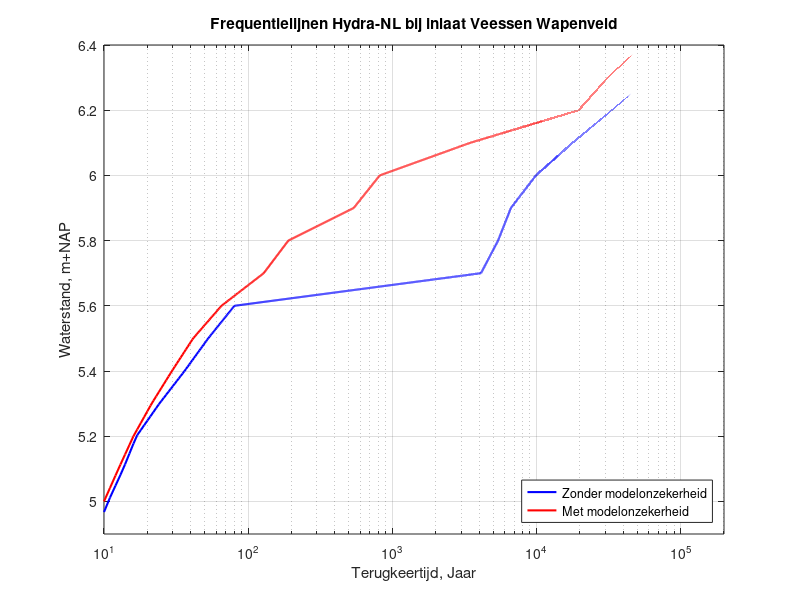
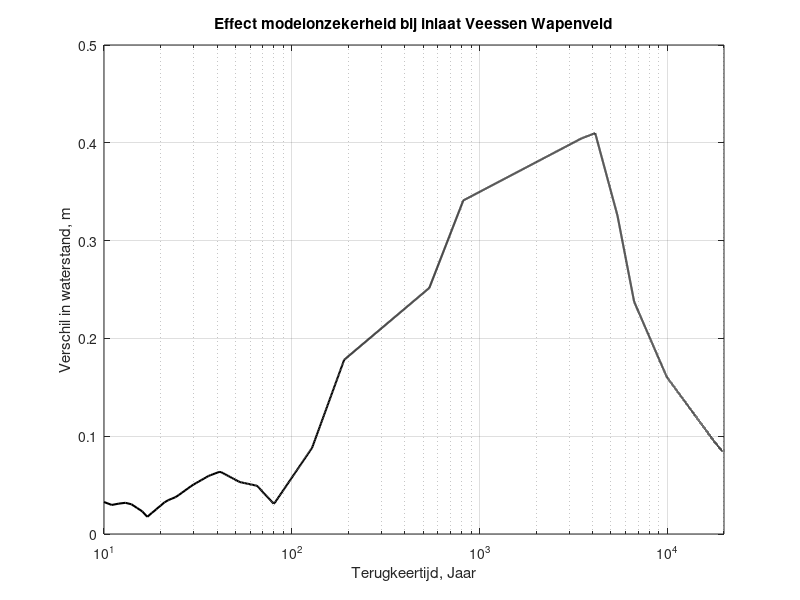

Source code (MATLAB) for these figures, in order:
% Script om simpel plaatje te maken van Hydra-NL resultaten
%
% % Auteur: Chris Geerse
% % Maart 2017



%==========================================================================
% Algemene zaken
%==========================================================================

clc;
clear;
close all

%==========================================================================
% Invoerparameters.
%==========================================================================

UitvoerHydraNL_GroveDiscretisatie =[...
    4.9	8.7	8.1
    5	10.7	10.0
    5.1	13.6	12.6
    5.2	16.8	16.0
    5.3	24.2	21.4
    5.4	36.2	29.6
    5.5	52.8	41.5
    5.6	80.3	65.3
    5.7	4123.1	128.2
    5.8	5416.9	190.0
    5.9	6647.0	539.6
    6	9916.7	818.3
    6.1	17789.9	3473.4
    6.2	33335.7	19635.8
    6.3	61198.9	31173.0
    6.4	110195.9	54668.5];

UitvoerHydraNL_FijneDiscretisatie = load('Uitvoer_HydraNL_FijneDiscretisatie.txt');


% Kies DiscretisatieType
% 1 = grof
% 2 = fijn
DiscretisatieType = 1;

if DiscretisatieType == 1
    UitvoerHydraNL = UitvoerHydraNL_GroveDiscretisatie;
elseif DiscretisatieType == 2
    UitvoerHydraNL = UitvoerHydraNL_FijneDiscretisatie;
end



%==========================================================================
% Berekeningen
%==========================================================================

hReeks          = UitvoerHydraNL(:,1);
ThulpreeksZonz0 = UitvoerHydraNL(:,2);
ThulpreeksMonz0 = UitvoerHydraNL(:,3);

% Maak T-invoer  strikt stijgend:
n               = numel(ThulpreeksZonz0);
ThulpreeksZonz  = ThulpreeksZonz0 + 1e-10*[1:1:n]';
n               = numel(ThulpreeksMonz0);
ThulpreeksMonz  = ThulpreeksMonz0 + 1e-10*[1:1:n]';

% figure
% semilogx(ThulpreeksZonz, hReeks, 'b-','linewidth', 1.5)
% hold on; grid on
% semilogx(ThulpreeksMonz, hReeks, 'r-','linewidth', 1.5)
% title('Uitvoer Hydra-NL bij inlaat Veessen Wapenveld')
% xlabel('Terugkeertijd, Jaar')
% ylabel('Waterstand, m+NAP')
% legend('Zonder modelonzekerheid', 'Met modelonzekerheid','location', 'SouthEast')
% xlim([10, 2e5])
% ylim([4.9, 6.4])



Tgrid      = [10: 1: 1e5]';
%Tgrid      = [10:10:79, 80: 50: 1e5]';

HreeksZonz = interp1(log(ThulpreeksZonz), hReeks, log(Tgrid), 'linear', 'extrap');
HreeksMonz = interp1(log(ThulpreeksMonz), hReeks, log(Tgrid), 'linear', 'extrap');

figure
semilogx(Tgrid, HreeksZonz, 'b-','linewidth', 1.5)
hold on; grid on
semilogx(Tgrid, HreeksMonz, 'r-','linewidth', 1.5)
title('Frequentielijnen Hydra-NL bij inlaat Veessen Wapenveld')
xlabel('Terugkeertijd, Jaar')
ylabel('Waterstand, m+NAP')
legend('Zonder modelonzekerheid', 'Met modelonzekerheid','location', 'SouthEast')
xlim([10, 2e5])
ylim([4.9, 6.4])

figure
semilogx(Tgrid, HreeksMonz - HreeksZonz, 'k-','linewidth', 1.5)
hold on; grid on
title('Effect modelonzekerheid bij inlaat Veessen Wapenveld')
xlabel('Terugkeertijd, Jaar')
ylabel('Verschil in waterstand, m')
xlim([10, 2e4])
%ylim([4.9, 6.4])


